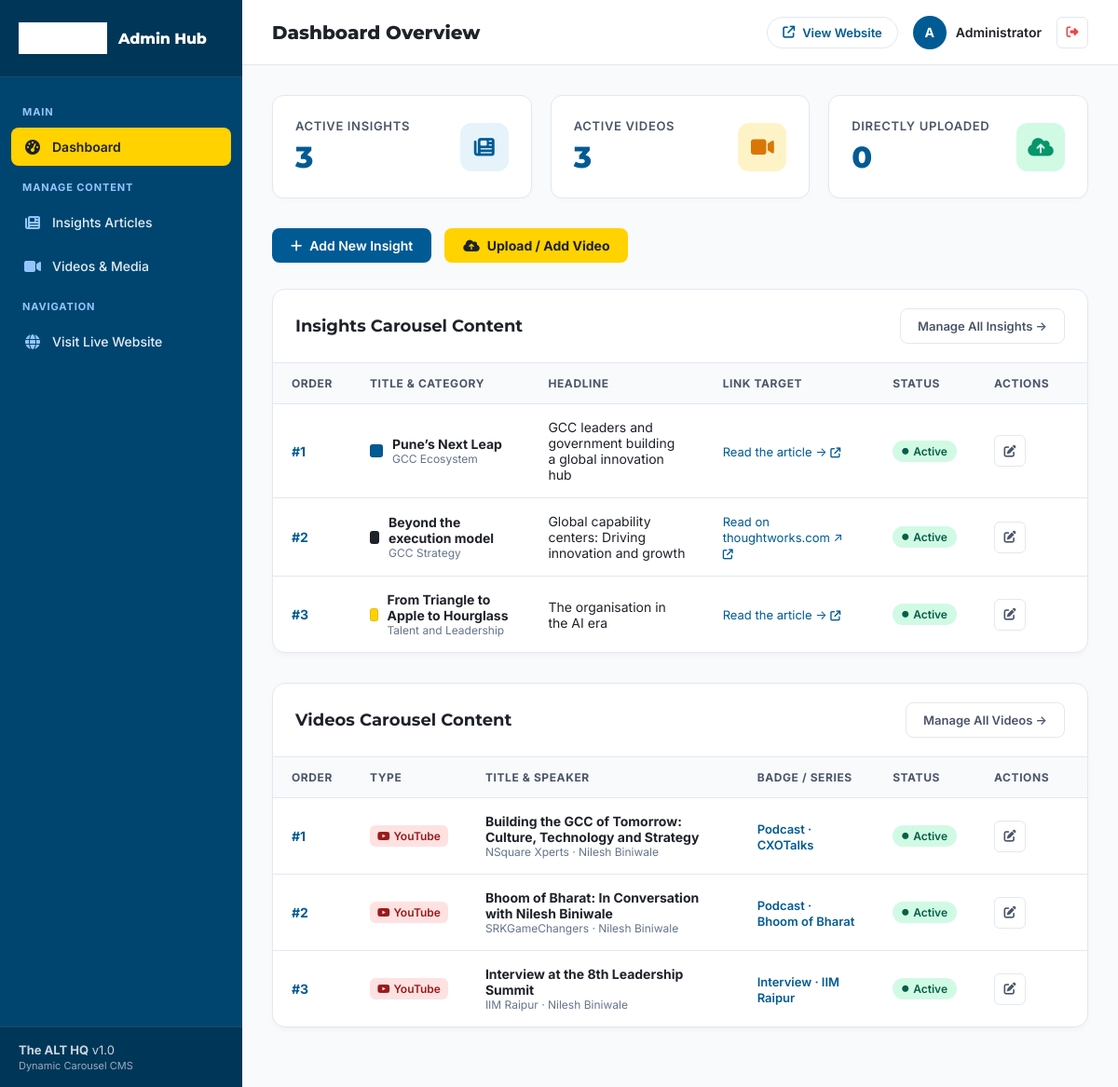
The page /admin/index.php (signed in) on the database as committed earlier.
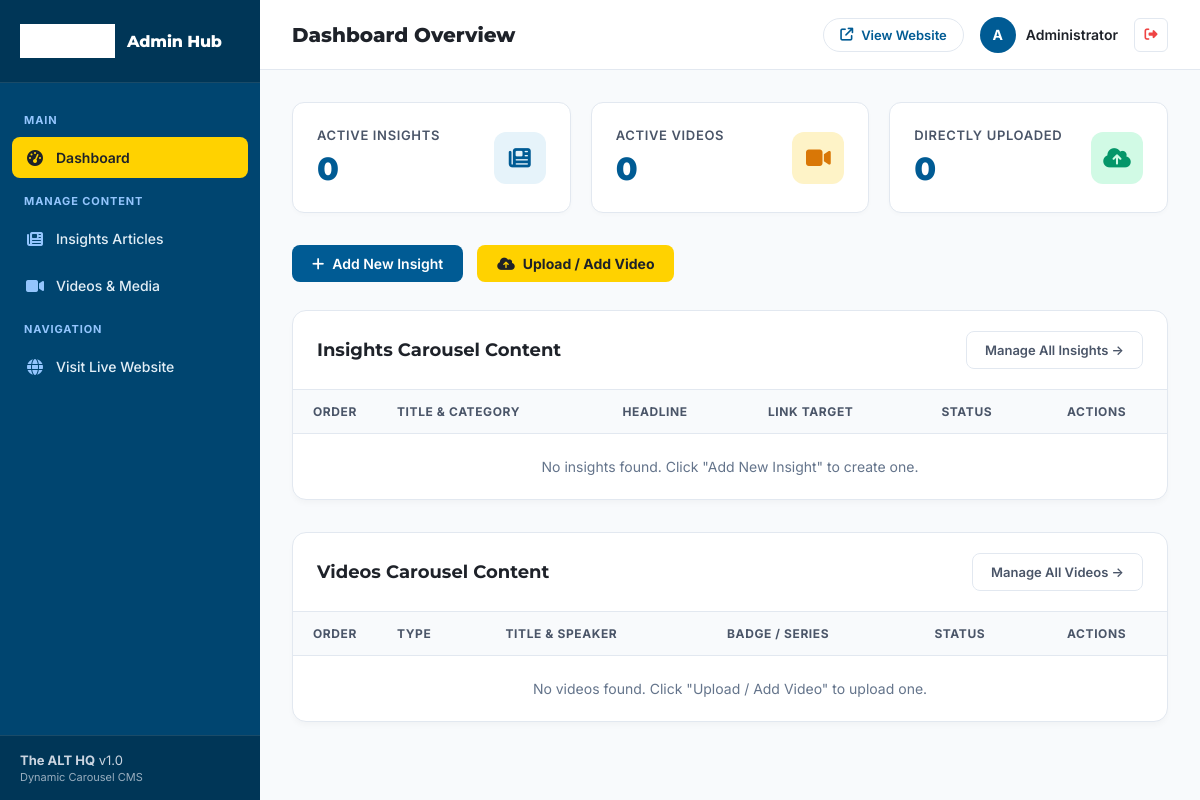
The same page on the database as committed later.
### tables this page shows
CREATE TABLE IF NOT EXISTS `insights` (
    `id` INT AUTO_INCREMENT PRIMARY KEY,
    `insight_type` ENUM('internal', 'external') NOT NULL DEFAULT 'internal',
    `slug` VARCHAR(255) DEFAULT NULL UNIQUE,
    `title` VARCHAR(255) NOT NULL,
    `subtitle` VARCHAR(500) DEFAULT NULL,
    `featured_image` VARCHAR(500) DEFAULT NULL,
    `author_name` VARCHAR(255) DEFAULT 'Nilesh Biniwale',
    `author_role` VARCHAR(255) DEFAULT 'Managing Director, Pattern  ·  Co-author, The ALT HQ',
    `author_photo` VARCHAR(500) DEFAULT 'assets/author-biniwale.jpg',
    `author_bio` TEXT DEFAULT NULL,
    `author_linkedin` VARCHAR(500) DEFAULT 'https://www.linkedin.com/in/nileshbiniwale/',
    `read_time` VARCHAR(50) DEFAULT '6 min read',
    `published_date` DATE DEFAULT NULL,
    `top_badge` VARCHAR(255) DEFAULT '',
    `category` VARCHAR(255) DEFAULT '',
    `headline` TEXT NOT NULL,
    `description` TEXT DEFAULT NULL,
    `link_url` VARCHAR(500) NOT NULL,
    `link_text` VARCHAR(100) DEFAULT 'Read the article →',
    `is_external` TINYINT(1) DEFAULT 0,
    `banner_bg` VARCHAR(50) DEFAULT '#005B94',
    `banner_text_color` VARCHAR(50) DEFAULT '#FFFFFF',
    `badge_color` VARCHAR(50) DEFAULT '#FFD200',
    `content` LONGTEXT DEFAULT NULL,
    `seo_title` VARCHAR(255) DEFAULT NULL,
    `seo_description` TEXT DEFAULT NULL,
    `display_order` INT DEFAULT 0,
    `is_active` TINYINT(1) DEFAULT 1,
    `created_at` TIMESTAMP DEFAULT CURRENT_TIMESTAMP,
    `updated_at` TIMESTAMP DEFAULT CURRENT_TIMESTAMP ON UPDATE CURRENT_TIMESTAMP
);

CREATE TABLE IF NOT EXISTS `videos` (
    `id` INT AUTO_INCREMENT PRIMARY KEY,
    `title` VARCHAR(255) NOT NULL,
    `badge` VARCHAR(255) DEFAULT '',
    `meta_info` VARCHAR(255) DEFAULT '',
    `video_type` ENUM('upload', 'youtube', 'url') DEFAULT 'youtube',
    `video_path` VARCHAR(500) NOT NULL,
    `thumbnail_path` VARCHAR(500) DEFAULT '',
    `banner_bg` VARCHAR(50) DEFAULT '#005B94',
    `badge_color` VARCHAR(50) DEFAULT '#FFD200',
    `button_text` VARCHAR(100) DEFAULT 'Watch on YouTube →',
    `display_order` INT DEFAULT 0,
    `is_active` TINYINT(1) DEFAULT 1,
    `created_at` TIMESTAMP DEFAULT CURRENT_TIMESTAMP,
    `updated_at` TIMESTAMP DEFAULT CURRENT_TIMESTAMP ON UPDATE CURRENT_TIMESTAMP
);

### admin/index.php (the view, shortened to what the changed rows need)
<?php
require_once __DIR__ . '/includes/header.php';
$db = getDB();
$insightsCount = (int)$db->query("SELECT COUNT(*) FROM insights WHERE is_active = 1")->fetchColumn();
$videosCount = (int)$db->query("SELECT COUNT(*) FROM videos WHERE is_active = 1")->fetchColumn();
$recentInsights = $db->query("SELECT * FROM insights ORDER BY display_order ASC, id ASC LIMIT 5")->fetchAll();
$recentVideos = $db->query("SELECT * FROM videos ORDER BY display_order ASC, id ASC LIMIT 5")->fetchAll();
?>
<div class="stats-grid">
    <div class="stat-card">
        <div class="stat-info">
            <h3>Active Insights</h3>
            <div class="stat-number"><?= $insightsCount ?></div>
        </div>
    </div>
    <div class="stat-card">
        <div class="stat-info">
            <h3>Active Videos</h3>
            <div class="stat-number"><?= $videosCount ?></div>
        </div>
    </div>
</div>
<div class="admin-card">
    <div style="overflow-x: auto;">
        <table class="admin-table">
            <thead>
                <tr>
                    <th style="width: 60px;">Order</th>
                    <th>Title & Category</th>
                    <th>Headline</th>
                    <th>Link Target</th>
                    <th>Status</th>
                    <th style="width: 120px;">Actions</th>
                </tr>
            </thead>
            <tbody>
                <?php if (empty($recentInsights)): ?>
                    <tr>
                        <td colspan="6" style="text-align: center; color: #64748B; padding: 24px;">No insights found. Click "Add New Insight" to create one.</td>
                    </tr>
                <?php else: ?>
                    <?php foreach ($recentInsights as $item): ?>
                        <?php
                        $isExt = ($item['insight_type'] === 'external' || !empty($item['is_external']));
                        $viewUrl = $isExt ? $item['link_url'] : ('../' . $item['link_url']);
                        ?>
                        <tr>
                            <td><span style="font-weight: 700; color: #005B94;">#<?= $item['display_order'] ?></span></td>
                            <td>
                                <div style="display: flex; align-items: center; gap: 10px;">
                                    <span style="display: inline-block; width: 14px; height: 14px; border-radius: 3px; background: <?= htmlspecialchars($item['banner_bg']) ?>; border: 1px solid rgba(0,0,0,0.1);"></span>
                                    <div>
                                        <div style="font-weight: 700;"><?= htmlspecialchars($item['title']) ?></div>
                                        <div style="font-size: 12px; color: #64748B;"><?= htmlspecialchars($item['category']) ?></div>
                                    </div>
                                </div>
                            </td>
                            <td style="max-width: 320px;"><?= htmlspecialchars($item['headline']) ?></td>
                            <td>
                                <a href="<?= htmlspecialchars($viewUrl) ?>" target="_blank" rel="noopener" style="color: #005B94; font-size: 13px; text-decoration: none;">
                                    <?= htmlspecialchars($item['link_text'] ?? ($isExt ? 'View external ↗' : 'View article →')) ?>
                                    <i class="fa-solid fa-arrow-up-right-from-square" style="font-size: 11px;"></i>
                                </a>
                            </td>
                            <td>
                                <span class="badge-status <?= $item['is_active'] ? 'active' : 'inactive' ?>">
                                    <i class="fa-solid fa-circle" style="font-size: 7px;"></i>
                                    <?= $item['is_active'] ? 'Active' : 'Inactive' ?>
                                </span>
                            </td>
                            <td>
                                <div class="action-buttons">
                                    <a href="insights.php?action=edit&id=<?= $item['id'] ?>" class="btn-icon" title="Edit">
                                        <i class="fa-solid fa-pen-to-square"></i>
                                    </a>
                                </div>
                            </td>
                        </tr>
                    <?php endforeach; ?>
                <?php endif; ?>
            </tbody>
        </table>
    </div>
</div>
<div class="admin-card">
    <div style="overflow-x: auto;">
        <table class="admin-table">
            <thead>
                <tr>
                    <th style="width: 60px;">Order</th>
                    <th>Type</th>
                    <th>Title & Speaker</th>
                    <th>Badge / Series</th>
                    <th>Status</th>
                    <th style="width: 120px;">Actions</th>
                </tr>
            </thead>
            <tbody>
                <?php if (empty($recentVideos)): ?>
                    <tr>
                        <td colspan="6" style="text-align: center; color: #64748B; padding: 24px;">No videos found. Click "Upload / Add Video" to upload one.</td>
                    </tr>
                <?php else: ?>
                    <?php foreach ($recentVideos as $item): ?>
                        <tr>
                            <td><span style="font-weight: 700; color: #005B94;">#<?= $item['display_order'] ?></span></td>
                            <td>
                                <?php if ($item['video_type'] === 'upload'): ?>
                                    <span style="display: inline-flex; align-items: center; gap: 4px; padding: 4px 8px; border-radius: 6px; background: #D1FAE5; color: #065F46; font-size: 12px; font-weight: 600;">
                                        <i class="fa-solid fa-file-video"></i> Uploaded
                                    </span>
                                <?php else: ?>
                                    <span style="display: inline-flex; align-items: center; gap: 4px; padding: 4px 8px; border-radius: 6px; background: #FEE2E2; color: #991B1B; font-size: 12px; font-weight: 600;">
                                        <i class="fa-brands fa-youtube"></i> YouTube
                                    </span>
                                <?php endif; ?>
                            </td>
                            <td>
                                <div style="font-weight: 700;"><?= htmlspecialchars($item['title']) ?></div>
                                <div style="font-size: 12px; color: #64748B;"><?= htmlspecialchars($item['meta_info']) ?></div>
                            </td>
                            <td><span style="font-size: 13px; font-weight: 600; color: #005B94;"><?= htmlspecialchars($item['badge']) ?></span></td>
                            <td>
                                <span class="badge-status <?= $item['is_active'] ? 'active' : 'inactive' ?>">
                                    <i class="fa-solid fa-circle" style="font-size: 7px;"></i>
                                    <?= $item['is_active'] ? 'Active' : 'Inactive' ?>
                                </span>
                            </td>
                            <td>
                                <div class="action-buttons">
                                    <a href="videos.php?action=edit&id=<?= $item['id'] ?>" class="btn-icon" title="Edit">
                                        <i class="fa-solid fa-pen-to-square"></i>
                                    </a>
                                </div>
                            </td>
                        </tr>
                    <?php endforeach; ?>
                <?php endif; ?>
            </tbody>
        </table>
    </div>
</div>
<?php require_once __DIR__ . '/includes/footer.php'; ?>

Rows that differ between the two databases and show on the page:
removed insights: display_order "1", title "Pune’s Next Leap", category "GCC Ecosystem", headline "GCC leaders and government building a global innovation hub", link_text "Read the article →", is_active "Active"
removed insights: display_order "2", title "Beyond the execution model", category "GCC Strategy", headline "Global capability centers: Driving innovation and growth", link_text "Read on thoughtworks.com ↗", is_active "Active"
removed insights: display_order "3", title "From Triangle to Apple to Hourglass", category "Talent and Leadership", headline "The organisation in the AI era", link_text "Read the article →", is_active "Active"
removed videos: display_order "1", video_type "youtube" (drawn), title "Building the GCC of Tomorrow: Culture, Technology and Strategy", meta_info "NSquare Xperts · Nilesh Biniwale", badge "Podcast · CXOTalks", is_active "Active"
removed videos: display_order "2", video_type "youtube" (drawn), title "Bhoom of Bharat: In Conversation with Nilesh Biniwale", meta_info "SRKGameChangers · Nilesh Biniwale", badge "Podcast · Bhoom of Bharat", is_active "Active"
removed videos: display_order "3", video_type "youtube" (drawn), title "Interview at the 8th Leadership Summit", meta_info "IIM Raipur · Nilesh Biniwale", badge "Interview · IIM Raipur", is_active "Active"
Other text that changed with them:
$insightsCount: "3" → "0"
$videosCount: "3" → "0"
text now shown: "No insights found. Click \"Add New Insight\" to create one. No videos found. Click \"Upload / Add Video\" to upload one."
